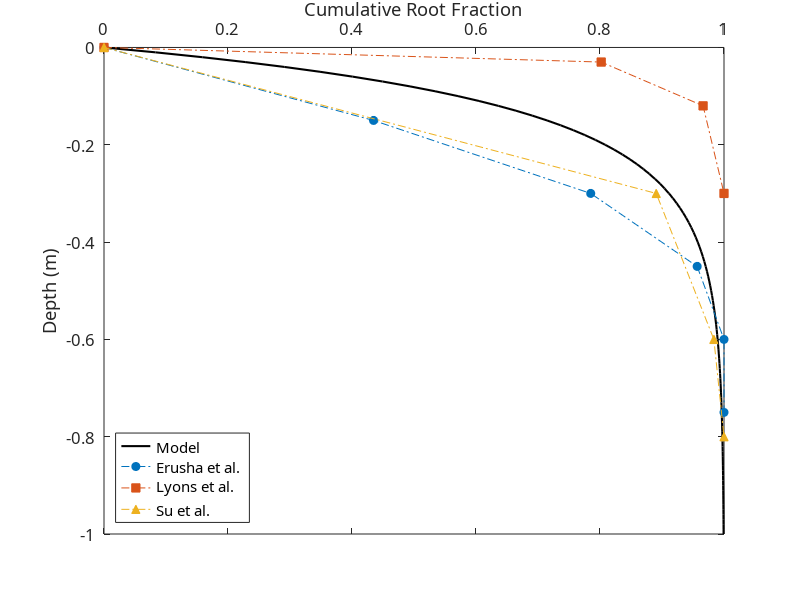

Source code (MATLAB):
%plot_turfgrass_roots.m
% Carolyn Voter
% July 21, 2015

% Creates plot of cumulative root fraction and compares to experimental
% data for Kentucky Bluegrass from the literature

clear all; close all; clc;
set(0,'defaultTextFontSize',12,'defaultTextFontName','Gill Sans MT',...
    'defaultAxesFontSize',12,'defaultAxesFontName','Gill Sans MT')

%% Zeng, 2001 equation
a = 10.74;
b = 6.608;
index = 0;
for i=0:0.01:1.00
    index = index+1;
    ZengPlot(index,1) = -i;
    ZengPlot(index,2) = 1-0.5*(exp(-a*i)+exp(-b*i));
end

%% Erusha et al., 2002

%Root Mass (mg) for each of 16 KY Bluegrass Cultivars.
%Presented as [Total, 0cm, 0-15cm, 15-30cm, 30-45cm, 45-60cm, 60-75cm]
ErushaRootMass(1,:) = [1460, 0, 664, 537, 211, 43, 5];
ErushaRootMass(2,:) = [1429, 0, 575, 491, 279, 70, 14];
ErushaRootMass(3,:) = [1413, 0, 610, 525, 221, 49, 8];
ErushaRootMass(4,:) = [1405, 0, 579, 515, 233, 62, 16];
ErushaRootMass(5,:) = [1345, 0, 594, 462, 213, 78, 8];
ErushaRootMass(6,:) = [1331, 0, 583, 498, 204, 36, 10];
ErushaRootMass(7,:) = [1326, 0, 470, 502, 259, 74, 21];
ErushaRootMass(8,:) = [1313, 0, 496, 469, 260, 62, 26];
ErushaRootMass(9,:) = [1267, 0, 496, 435, 225, 80, 31];
ErushaRootMass(10,:) = [1260, 0, 558, 388, 238, 64, 12];
ErushaRootMass(11,:) = [1254, 0, 549, 436, 223, 38, 8];
ErushaRootMass(12,:) = [1233, 0, 462, 435, 225, 80, 31];
ErushaRootMass(13,:) = [1195, 0, 569, 438, 126, 39, 23];
ErushaRootMass(14,:) = [1190, 0, 431, 409, 236, 88, 26];
ErushaRootMass(15,:) = [1122, 0, 574, 346, 139, 48, 15];
ErushaRootMass(16,:) = [1099, 0, 613, 379, 92, 8, 7];

%Convert root mass (mg) to root fraction (-)
for i=1:16
    ErushaRootFraction(i,:) = ErushaRootMass(i,2:7)/ErushaRootMass(i,1);
end

%Create new matrix w/depth, median root fraction, and cumulative root
%fraction
ErushaPlot = [0;-0.15;-0.30;-0.45;-0.60;-0.75];
for i=1:length(ErushaPlot)
    ErushaPlot(i,2) = median(ErushaRootFraction(:,i));
    ErushaPlot(i,3) = min(sum(ErushaPlot(1:i,2)),1);
end

%% Lyons et al., 2011

%Root Mass for bluegrass cultivars (kg/m^2)
%Presented as [Total, 0cm, 0-3cm, 3-12cm, 12-30cm]
LyonsRootMass(1,:) = [0.1314, 0, 0.1006, 0.0251, 0.0059];
LyonsRootMass(2,:) = [0.1170, 0, 0.0922, 0.0206, 0.0042];
LyonsRootMass(3,:) = [0.1458, 0, 0.1204, 0.0212, 0.0046];
LyonsRootMass(4,:) = [0.1072, 0, 0.0849, 0.0191, 0.0045];
LyonsRootMass(5,:) = [0.1127, 0, 0.0915, 0.0172, 0.0040];
LyonsRootMass(6,:) = [0.1170, 0, 0.1038, 0.0025, 0.0025];

for i=1:6
    LyonsRootFraction(i,:) = LyonsRootMass(i,2:5)/LyonsRootMass(i,1);
end

LyonsPlot = [0;-0.03;-0.12;-0.30];
for i=1:length(LyonsPlot)
    LyonsPlot(i,2) = median(LyonsRootFraction(:,i));
    LyonsPlot(i,3) = min(sum(LyonsPlot(1:i,2)),1);
end

%% Su et al., 2008

%Root Length Density [cm/cm^3] for well-watered field plot of KY bluegrass
%Presented as [0-30cm,30-60cm,60-80cm]
SuRootLengthDensity = [0,10.35,1.08,0.19];
SuRootFraction = SuRootLengthDensity/sum(SuRootLengthDensity);
SuPlot = [0;-0.30;-0.60;-0.80];
SuPlot(:,2) = SuRootFraction';
for i=1:length(SuPlot)
    SuPlot(i,3) = sum(SuPlot(1:i,2));
end

%% PLOT

figure(1)
hold on
axis([0 1 -1 0]);
h1 = plot(ZengPlot(:,2),ZengPlot(:,1),'-k','linewidth',1.5);
h2 = plot(ErushaPlot(:,3),ErushaPlot(:,1),'o-.');
h3 = plot(LyonsPlot(:,3),LyonsPlot(:,1),'s-.');
h4 = plot(SuPlot(:,3),SuPlot(:,1),'^-.');
set(h2,'MarkerFaceColor',get(h2,'Color'));
set(h3,'MarkerFaceColor',get(h3,'Color'));
set(h4,'MarkerFaceColor',get(h4,'Color'));
set(gca,'XAxisLocation','top');
box on
xlabel('Cumulative Root Fraction')
ylabel('Depth (m)')
legend('Model','Erusha et al.','Lyons et al.','Su et al.','location','southwest')
hold off



